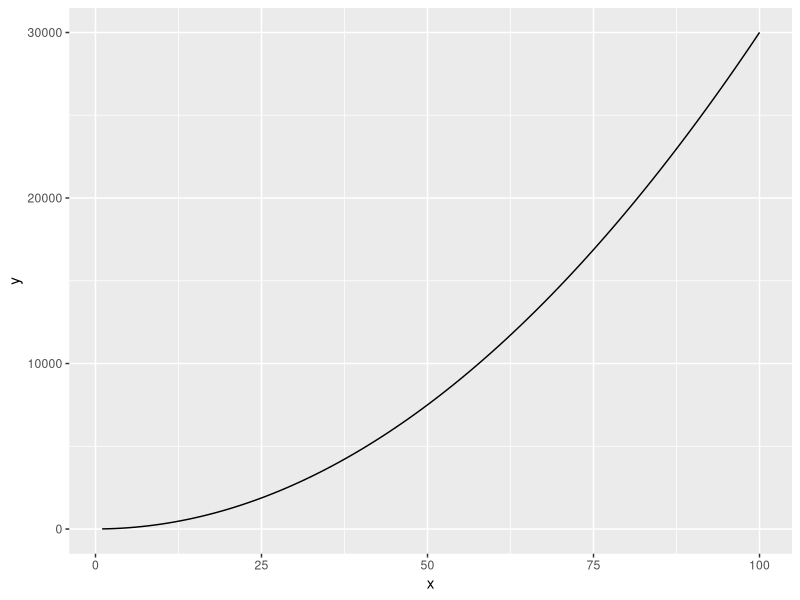
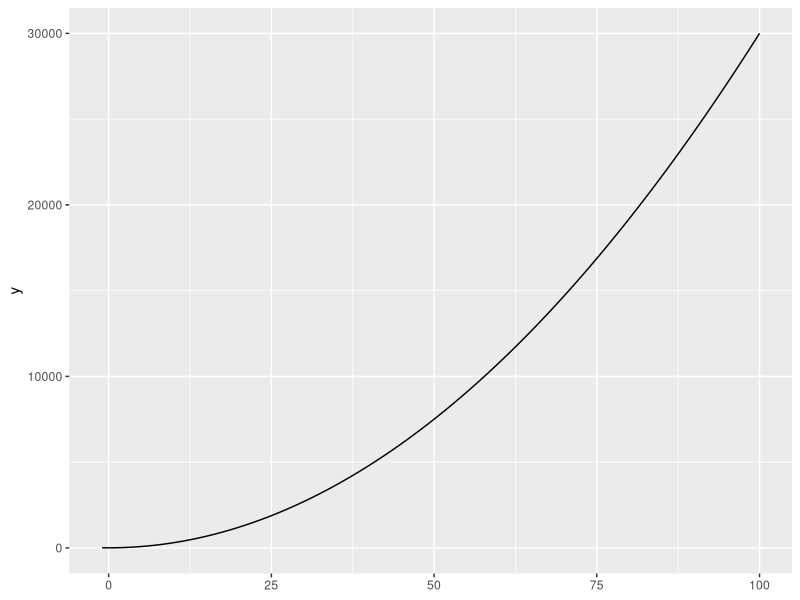
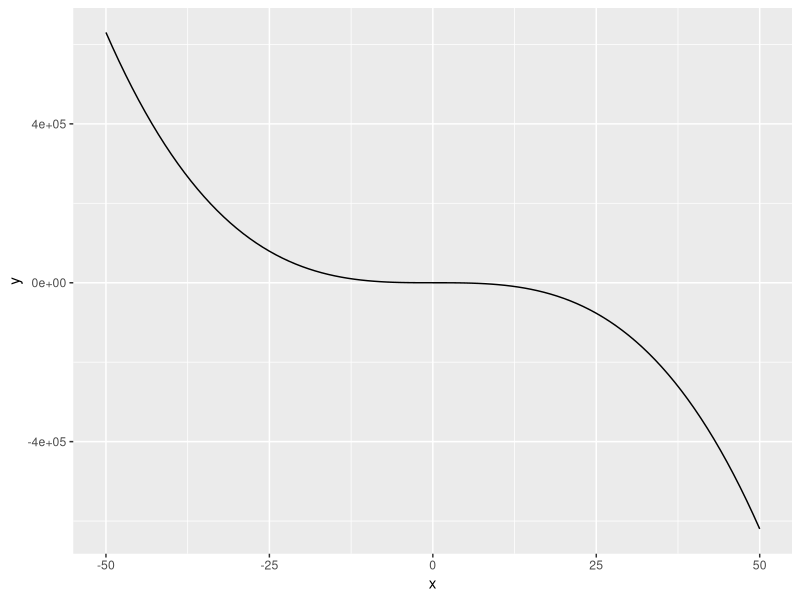
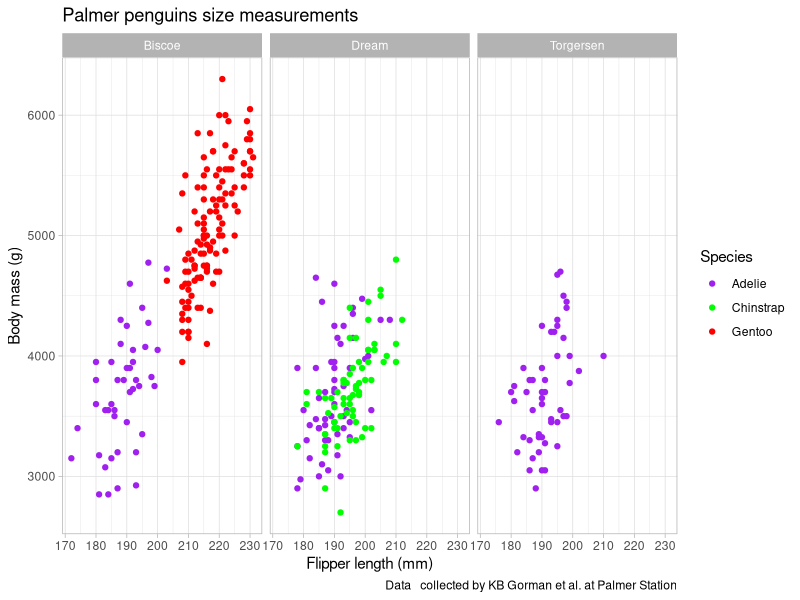

Generate these figures, in order, with R:
## ---- chunk 1
knitr::opts_chunk$set(echo = TRUE)
library(tidyverse)
library(palmerpenguins)
## ---- chunk 2

eq <- function(x) {
  
  3 * x ^ 2 + 4
  
}

# Use stat_function()

ggplot(data.frame(x = c(1,100)), aes(x = x)) + stat_function(fun = eq)

ggplot(data=NULL)+ stat_function(fun = eq) + xlim(min = -1, max = 100)

## ---- chunk 3

eq2 <- function(x) {
  
  2.4- (5 * x ^ 3) + (2.1 * x ^ 2)
  
}

# Use stat_function()

ggplot(data.frame(x = c(-50,50)), aes(x = x)) + stat_function(fun = eq2)


## ---- chunk 4

ggplot(data = penguins, aes(x = flipper_length_mm, y = body_mass_g)) + 
  geom_point(aes(color = species)) + 
  scale_color_manual(values = c("purple", "green","red")) +
  labs(x = "Flipper length (mm)", y = "Body mass (g)", 
       title = "Palmer penguins size measurements", 
       caption = "Data   collected by KB Gorman et al. at Palmer Station", color = "Species") + 
  facet_wrap(~island) +
  theme_light()

## ---- chunk 5

gt <- expression(2.2 + 3.1 * t - 5.6 * t ^ 4)

dg_dt <- D(expr = gt, 't')

d2g_dt2 <- D(expr = dg_dt, 't')

d2g_dt2

## ---- chunk 6
f_xyz <- expression(2*x*y - 3*(x^2)*(z^3))

df_dx <- D(expr = f_xyz, 'x')

df_dy <- D(expr = f_xyz, 'y')

df_dz <- D(expr = f_xyz, 'z')


df_dx
df_dy
df_dz

